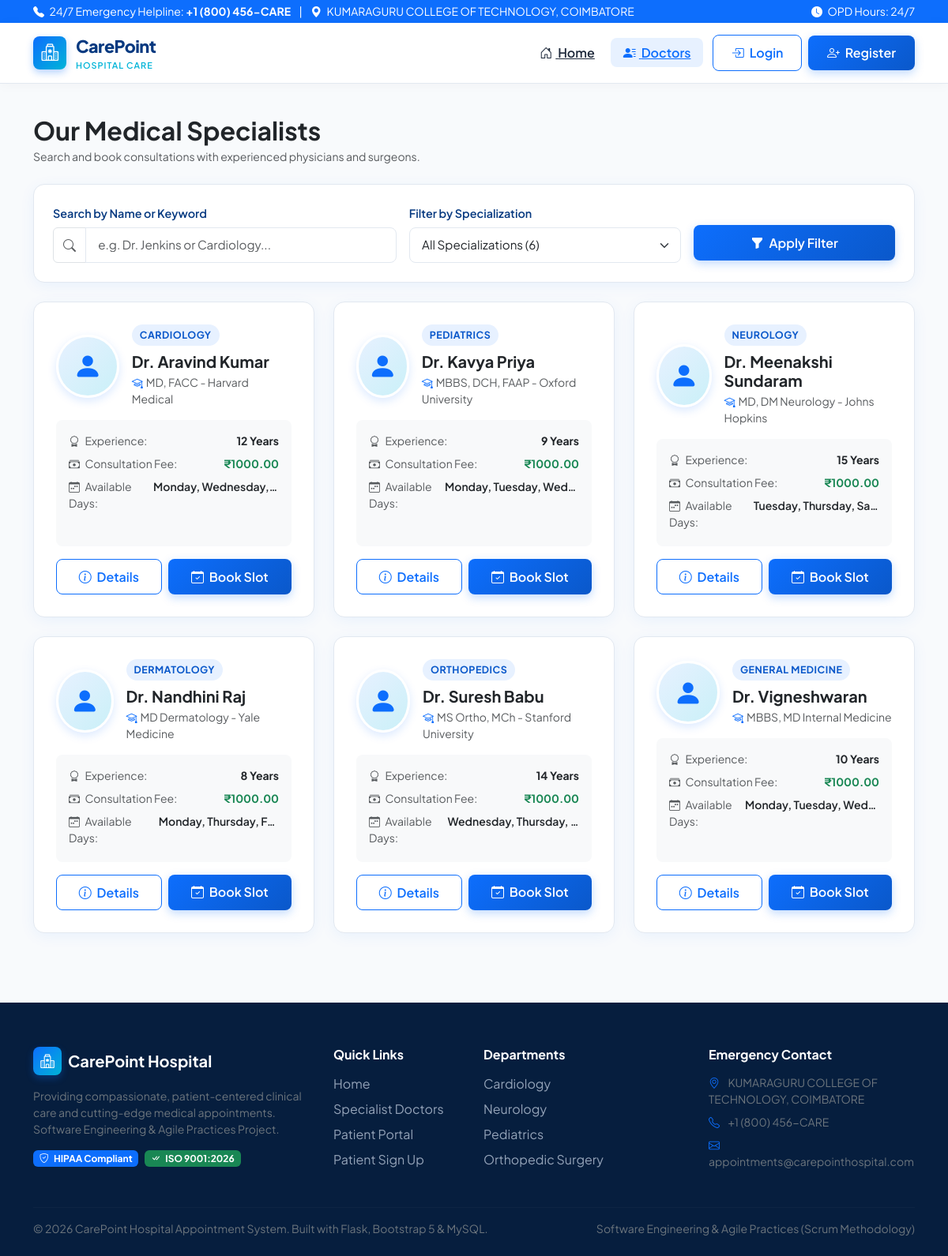
Page /doctors on the committed database.
### tables this page shows
CREATE TABLE doctors (
            doctor_id INTEGER PRIMARY KEY AUTOINCREMENT,
            name TEXT NOT NULL,
            email TEXT NOT NULL UNIQUE,
            password TEXT NOT NULL,
            specialization TEXT NOT NULL,
            qualification TEXT NOT NULL,
            experience INTEGER NOT NULL,
            consultation_fee REAL NOT NULL,
            available_days TEXT NOT NULL,
            created_at TIMESTAMP DEFAULT CURRENT_TIMESTAMP
        );

### app.py (the view)
@app.route('/doctors')
def doctors():
    search_query = request.args.get('search', '').strip()
    selected_specialty = request.args.get('specialty', '').strip()
    sql = "SELECT * FROM doctors WHERE 1=1"
    params = []
    if search_query:
        sql += " AND (LOWER(name) LIKE %s OR LOWER(specialization) LIKE %s OR LOWER(qualification) LIKE %s)"
        term = f"%{search_query.lower()}%"
        params.extend([term, term, term])
    if selected_specialty:
        sql += " AND LOWER(specialization) = %s"
        params.append(selected_specialty.lower())
    sql += " ORDER BY name ASC"
    doctor_list = Database.query(sql, tuple(params))
    all_specs = Database.query("SELECT DISTINCT specialization FROM doctors ORDER BY specialization ASC")
    specializations = [row['specialization'] for row in all_specs] if all_specs else []
    return render_template(
        'doctors.html',
        doctors=doctor_list,
        search_query=search_query,
        selected_specialty=selected_specialty,
        specializations=specializations
    )

### templates/doctors.html (shortened to what this page needs)
{% extends 'base.html' %}
{% block content %}
<div class="container py-4">
    <div class="mb-4">
        <h2 class="fw-bold text-dark mb-1">Our Medical Specialists</h2>
        <p class="text-muted small">Search and book consultations with experienced physicians and surgeons.</p>
    </div>
    <div class="hospital-card p-3 p-md-4 mb-4">
        <form method="GET" action="{{ url_for('doctors') }}">
            <div class="row g-3 align-items-center">
                <div class="col-md-5">
                    <label class="form-label-custom small">Search by Name or Keyword</label>
                    <div class="input-group">
                        <span class="input-group-text bg-white text-muted"><i class="bi bi-search"></i></span>
                        <input type="text" class="form-control form-control-custom" id="doctorSearchInput" name="search" value="{{ search_query }}" placeholder="e.g. Dr. Jenkins or Cardiology...">
                    </div>
                </div>
                <div class="col-md-4">
                    <label class="form-label-custom small">Filter by Specialization</label>
                    <select class="form-select form-select-custom" id="specialtyFilter" name="specialty">
                        <option value="">All Specializations ({{ specializations|length }})</option>
                    </select>
                </div>
                <div class="col-md-3 d-flex gap-2 align-items-end" style="padding-top: 24px;">
                    <button type="submit" class="btn btn-primary-custom flex-grow-1">
                        <i class="bi bi-funnel-fill me-1"></i> Apply Filter
                    </button>
                </div>
            </div>
        </form>
    </div>
    <div class="row g-4" id="doctorsGrid">
        {% if doctors %}
            {% for doctor in doctors %}
            <div class="col-lg-4 col-md-6 doctor-card-item" data-name="{{ doctor.name }}" data-specialty="{{ doctor.specialization }}">
                <div class="doctor-card">
                    <div class="d-flex align-items-center gap-3 mb-3">
                        <div class="doctor-avatar-box mb-0">
                            <i class="bi bi-person-fill"></i>
                        </div>
                        <div>
                            <span class="specialty-badge">{{ doctor.specialization }}</span>
                            <h5 class="fw-bold mb-1 text-dark">{{ doctor.name }}</h5>
                            <div class="text-muted small"><i class="bi bi-mortarboard me-1 text-primary"></i>{{ doctor.qualification }}</div>
                        </div>
                    </div>
                    <div class="p-3 bg-light rounded-3 mb-3 small flex-grow-1">
                        <div class="d-flex justify-content-between mb-2">
                            <span class="text-muted"><i class="bi bi-award me-1"></i> Experience:</span>
                            <span class="fw-bold text-dark">{{ doctor.experience }} Years</span>
                        </div>
                        <div class="d-flex justify-content-between mb-2">
                            <span class="text-muted"><i class="bi bi-cash-stack me-1"></i> Consultation Fee:</span>
                            <span class="fw-bold text-success">₹{{ "%.2f"|format(doctor.consultation_fee) }}</span>
                        </div>
                        <div class="d-flex justify-content-between mb-1">
                            <span class="text-muted"><i class="bi bi-calendar-week me-1"></i> Available Days:</span>
                            <span class="fw-semibold text-dark text-truncate ms-2" style="max-width: 170px;" title="{{ doctor.available_days }}">{{ doctor.available_days }}</span>
                        </div>
                    </div>
                    <div class="d-flex gap-2">
                        <a href="{{ url_for('doctor_details', doctor_id=doctor.doctor_id) }}" class="btn btn-outline-custom flex-grow-1">
                            <i class="bi bi-info-circle me-1"></i> Details
                        </a>
                        <a href="{{ url_for('book_appointment', doctor_id=doctor.doctor_id) }}" class="btn btn-primary-custom flex-grow-1">
                            <i class="bi bi-calendar-check me-1"></i> Book Slot
                        </a>
                    </div>
                </div>
            </div>
            {% endfor %}
        {% endif %}
    </div>
</div>
{% endblock %}

### templates/base.html (shortened to what this page needs)
<!DOCTYPE html>
<html lang="en">
<head>
    <link href="https://cdn.jsdelivr.net/npm/bootstrap@5.3.3/dist/css/bootstrap.min.css" rel="stylesheet">
    <link rel="stylesheet" href="https://cdn.jsdelivr.net/npm/bootstrap-icons@1.11.3/font/bootstrap-icons.min.css">
    <link rel="stylesheet" href="{{ url_for('static', filename='css/style.css') }}">
</head>
<body>
    <div class="bg-primary text-white py-1 px-3 small d-none d-md-block">
        <div class="container d-flex justify-content-between align-items-center">
            <div>
                <i class="bi bi-telephone-fill me-1"></i> 24/7 Emergency Helpline: <strong>+1 (800) 456-CARE</strong>
                <span class="mx-2">|</span>
                <i class="bi bi-geo-alt-fill me-1"></i> KUMARAGURU COLLEGE OF TECHNOLOGY, COIMBATORE
            </div>
            <div>
                <i class="bi bi-clock-fill me-1"></i> OPD Hours: 24/7
            </div>
        </div>
    </div>
    <nav class="navbar navbar-expand-lg navbar-hospital sticky-top">
        <div class="container">
            <a class="navbar-brand-custom" href="{{ url_for('index') }}">
                <div class="brand-icon-box">
                    <i class="bi bi-hospital"></i>
                </div>
                <div>
                    <div>CarePoint</div>
                    <div style="font-size: 0.68rem; font-weight: 600; text-transform: uppercase; color: var(--accent); letter-spacing: 1px;">Hospital Care</div>
                </div>
            </a>
            <div class="collapse navbar-collapse" id="navbarHospitalNav">
                <ul class="navbar-nav ms-auto align-items-center gap-1">
                    <li class="nav-item">
                        <a class="nav-link-custom {% if request.endpoint == 'index' %}active{% endif %}" href="{{ url_for('index') }}">
                            <i class="bi bi-house-door me-1"></i> Home
                        </a>
                    </li>
                    <li class="nav-item">
                        <a class="nav-link-custom {% if request.endpoint == 'doctors' %}active{% endif %}" href="{{ url_for('doctors') }}">
                            <i class="bi bi-person-lines-fill me-1"></i> Doctors
                        </a>
                    </li>
                    {% if session.get('role') == 'patient' %}
                    <li class="nav-item">
                        <a class="nav-link-custom {% if request.endpoint == 'patient_dashboard' %}active{% endif %}" href="{{ url_for('patient_dashboard') }}">
                            <i class="bi bi-speedometer2 me-1"></i> Dashboard
                        </a>
                    </li>
                    <li class="nav-item">
                        <a class="nav-link-custom {% if request.endpoint == 'my_appointments' %}active{% endif %}" href="{{ url_for('my_appointments') }}">
                            <i class="bi bi-calendar-check me-1"></i> My Appointments
                        </a>
                    </li>
                    <li class="nav-item ms-lg-2">
                        <div class="dropdown">
                            <button class="btn user-badge-nav dropdown-toggle" type="button" data-bs-toggle="dropdown" aria-expanded="false">
                                <i class="bi bi-person-circle text-primary"></i> {{ session.get('name', 'Patient') }}
                            </button>
                            <ul class="dropdown-menu dropdown-menu-end shadow-sm border-0">
                                <li><a class="dropdown-item" href="{{ url_for('patient_dashboard') }}"><i class="bi bi-speedometer2 me-2"></i>Dashboard</a></li>
                                <li><a class="dropdown-item" href="{{ url_for('my_appointments') }}"><i class="bi bi-calendar-week me-2"></i>Appointments</a></li>
                                <li><hr class="dropdown-divider"></li>
                                <li><a class="dropdown-item text-danger" href="{{ url_for('logout') }}"><i class="bi bi-box-arrow-right me-2"></i>Sign Out</a></li>
                            </ul>
                        </div>
                    </li>
                    {% else %}
                    <li class="nav-item ms-lg-2">
                        <a class="btn btn-outline-custom" href="{{ url_for('login') }}">
                            <i class="bi bi-box-arrow-in-right me-1"></i> Login
                        </a>
                    </li>
                    <li class="nav-item ms-lg-1">
                        <a class="btn btn-primary-custom" href="{{ url_for('register') }}">
                            <i class="bi bi-person-plus me-1"></i> Register
                        </a>
                    </li>
                    {% endif %}
                </ul>
            </div>
        </div>
    </nav>
    <main>
        {% block content %}{% endblock %}
    </main>
    <footer class="hospital-footer">
        <div class="container">
            <div class="row g-4 mb-4">
                <div class="col-lg-4 col-md-6">
                    <div class="d-flex align-items-center gap-2 mb-3">
                        <div class="brand-icon-box" style="width: 36px; height: 36px; font-size: 1.1rem;">
                            <i class="bi bi-hospital"></i>
                        </div>
                        <h5 class="text-white fw-bold mb-0">CarePoint Hospital</h5>
                    </div>
                    <p class="text-secondary small">
                        Providing compassionate, patient-centered clinical care and cutting-edge medical appointments. Software Engineering & Agile Practices Project.
                    </p>
                    <div class="d-flex gap-2 text-white">
                        <span class="badge bg-primary"><i class="bi bi-shield-check me-1"></i> HIPAA Compliant</span>
                        <span class="badge bg-success"><i class="bi bi-check-all me-1"></i> ISO 9001:2026</span>
                    </div>
                </div>
                <div class="col-lg-2 col-md-6">
                    <h6 class="text-white fw-bold mb-3">Quick Links</h6>
                    <ul class="list-unstyled">
                        <li><a href="{{ url_for('index') }}" class="footer-link">Home</a></li>
                        <li><a href="{{ url_for('doctors') }}" class="footer-link">Specialist Doctors</a></li>
                        <li><a href="{{ url_for('login') }}" class="footer-link">Patient Portal</a></li>
                        <li><a href="{{ url_for('register') }}" class="footer-link">Patient Sign Up</a></li>
                    </ul>
                </div>
                <div class="col-lg-3 col-md-6">
                    <h6 class="text-white fw-bold mb-3">Departments</h6>
                    <ul class="list-unstyled">
                        <li><a href="{{ url_for('doctors', specialty='Cardiology') }}" class="footer-link">Cardiology</a></li>
                        <li><a href="{{ url_for('doctors', specialty='Neurology') }}" class="footer-link">Neurology</a></li>
                        <li><a href="{{ url_for('doctors', specialty='Pediatrics') }}" class="footer-link">Pediatrics</a></li>
                        <li><a href="{{ url_for('doctors', specialty='Orthopedics') }}" class="footer-link">Orthopedic Surgery</a></li>
                    </ul>
                </div>
                <div class="col-lg-3 col-md-6">
                    <h6 class="text-white fw-bold mb-3">Emergency Contact</h6>
                    <p class="text-secondary small mb-2"><i class="bi bi-geo-alt me-2 text-primary"></i> KUMARAGURU COLLEGE OF TECHNOLOGY, COIMBATORE</p>
                    <p class="text-secondary small mb-2"><i class="bi bi-telephone me-2 text-primary"></i> +1 (800) 456-CARE</p>
                    <p class="text-secondary small mb-2"><i class="bi bi-envelope me-2 text-primary"></i> appointments@carepointhospital.com</p>
                </div>
            </div>
            <hr style="border-color: rgba(255,255,255,0.1);">
            <div class="d-flex flex-wrap justify-content-between align-items-center small text-secondary">
                <div>&copy; 2026 CarePoint Hospital Appointment System. Built with Flask, Bootstrap 5 & MySQL.</div>
                <div>Software Engineering & Agile Practices (Scrum Methodology)</div>
            </div>
        </div>
    </footer>
</body>
</html>

### rows in the picture
doctors: specialization "CARDIOLOGY", name "Dr. Aravind Kumar", qualification "MD, FACC - Harvard Medical", experience "12", consultation_fee "1000.00", available_days "Monday, Wednesday,…"
doctors: specialization "PEDIATRICS", name "Dr. Kavya Priya", qualification "MBBS, DCH, FAAP - Oxford University", experience "9", consultation_fee "1000.00", available_days "Monday, Tuesday, Wed…"
doctors: specialization "NEUROLOGY", name "Dr. Meenakshi Sundaram", qualification "MD, DM Neurology - Johns Hopkins", experience "15", consultation_fee "1000.00", available_days "Tuesday, Thursday, Sa…"
doctors: specialization "DERMATOLOGY", name "Dr. Nandhini Raj", qualification "MD Dermatology - Yale Medicine", experience "8", consultation_fee "1000.00", available_days "Monday, Thursday, F…"
doctors: specialization "ORTHOPEDICS", name "Dr. Suresh Babu", qualification "MS Ortho, MCh - Stanford University", experience "14", consultation_fee "1000.00", available_days "Wednesday, Thursday,…"
doctors: specialization "GENERAL MEDICINE", name "Dr. Vigneshwaran", qualification "MBBS, MD Internal Medicine", experience "10", consultation_fee "1000.00", available_days "Monday, Tuesday, Wed…"
